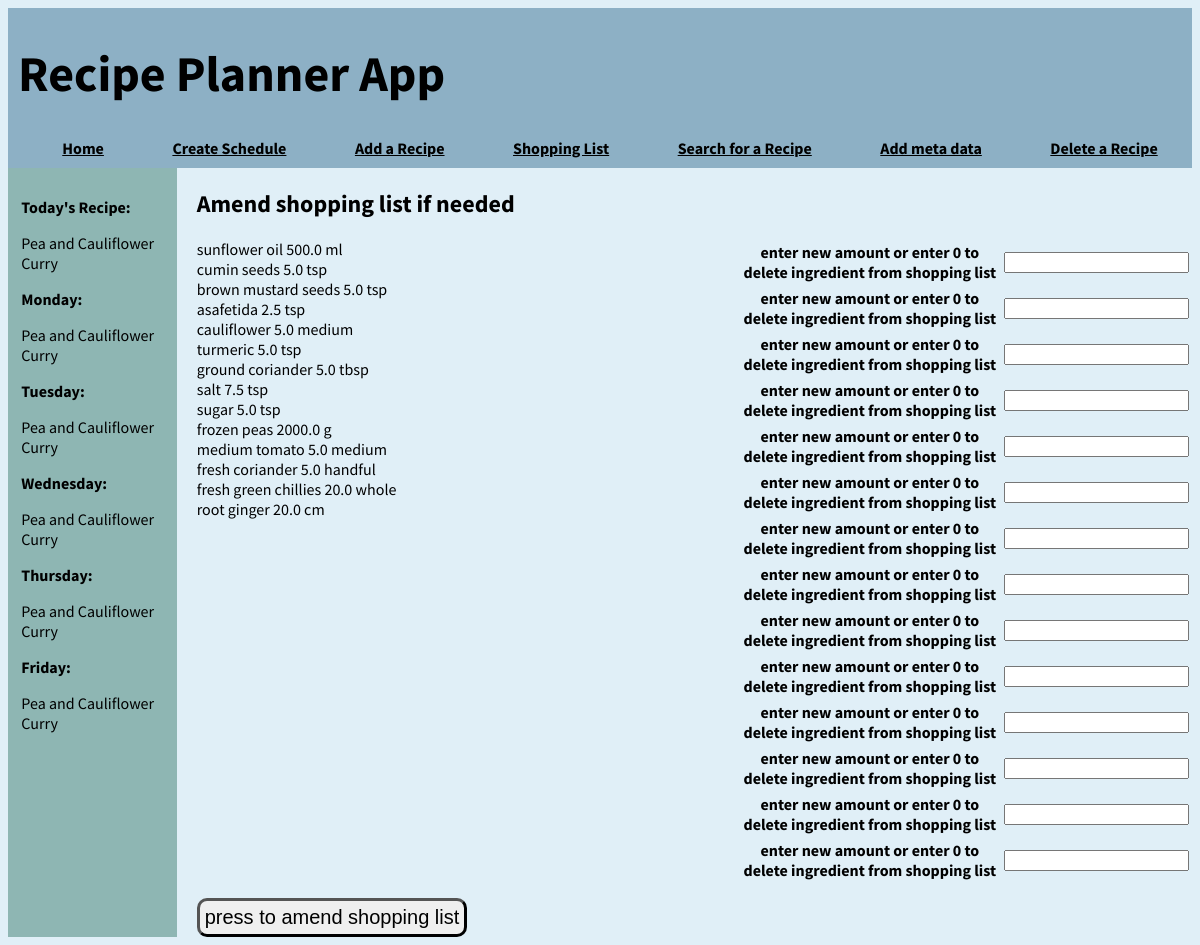
Page /amend_shopping_list on the committed database.
### application/models.py (models this page shows, shortened)
class Recipes(db.Model):
    id = db.Column(db.Integer, primary_key=True)
    recipe_name = db.Column(db.String(100), nullable=False)
    recipe_description = db.Column(db.String(500))
    cuisine_id = db.Column(db.Integer, db.ForeignKey('cuisine.id'))
    quantity = db.relationship('Quantity', backref="recipes")
    method = db.relationship('Method', backref='mrecipes')

class Ingredients(db.Model):
    id = db.Column(db.Integer, primary_key=True)
    ingredient_name = db.Column(db.String(50), nullable=False, index=True, unique=True)
    quantity = db.relationship("Quantity", backref="ingredients")
    shoppinglist = db.relationship("ShoppingList", backref="shopping_list")

class ShoppingList(db.Model):
    id = db.Column(db.Integer, primary_key=True)
    ingredient_id = db.Column(db.Integer, db.ForeignKey('ingredients.id'), nullable=False, index=True)
    amount = db.Column(db.Float, nullable=False)
    measure_id = db.Column(db.Integer, db.ForeignKey('measure.id'), nullable = False)

class Measure(db.Model):
    id = db.Column(db.Integer, primary_key=True)
    measure = db.Column(db.String(20), nullable=False, index=True, unique=True)
    quantity = db.relationship("Quantity", backref="measurebr")
    shoppinglist = db.relationship("ShoppingList", backref="measurebr1")

### application/routes.py (the view)
@app.route('/amend_shopping_list', methods = ['GET', 'POST'])
def amend_shopping_list():
    week = create_weekly_recipes()
    recipe_of_the_day = create_recipe_of_the_day()
    day = what_day_is_it()
    shopping_list = create_shopping_list()
    amount_list = [{i[0] : i[1]} for i in shopping_list]
    form = AmendAmountForm(ingredients = amount_list)
    if request.method == "POST":
        s = db.session.query(func.min(ShoppingList.id)).first()
        n = s[0]
        print(form.ingredients.data)
        for ingr in form.ingredients.data:
            sl = ShoppingList.query.filter_by(id = n).first()
            if ingr["amount"] == None:
                pass
            elif ingr["amount"] == 0:
                db.session.delete(sl)
                db.session.commit()
            else:
                 sl.amount = ingr["amount"]
                 db.session.commit()
            n += 1
        return redirect(url_for("post_shopping_list"))
    else:
        return render_template('amend_shopping_list.html', shopping_list=shopping_list, day=day, week=week, recipe_of_the_day=recipe_of_the_day, form=form)

### application/forms.py
class AmendAmountForm(FlaskForm):
    ingredients = FieldList(FormField(AmountForm))
    submit = SubmitField("press to amend shopping list")

class AmountForm(FlaskForm):
    amount = DecimalField("enter new amount or enter 0 to delete ingredient from shopping list")

### application/routes.py (called while the page is built)
def get_recipe_for_day(day_number):
    day_recipe = Recipes.query.filter_by(id = Schedule.query.filter_by(day_of_the_week = day_number).first().recipe_id).first()
    if day_recipe:
        return day_recipe
    else:
        return Recipes.query.filter_by(id = 1).first()

def create_weekly_recipes():
    week = []
    for num in range(5):
         week.append(get_recipe_for_day(num))
    return week

def create_recipe_of_the_day():
    if datetime.today().weekday() == 5 or datetime.today().weekday() == 6: # change this to show a dumy recipe on the weekend
        recipe_of_the_day = "It's the weekend, do your own thing"
    else:
        recipe_of_the_day = Recipes.query.filter_by(id = (Schedule.query.filter_by(day_of_the_week = datetime.today().weekday()).first().recipe_id)).first().recipe_name
    return recipe_of_the_day

def what_day_is_it():
    day = date.today()
    day = calendar.day_name[day.weekday()]

def create_shopping_list():
    shopping_list_raw = ShoppingList.query.all()
    shopping_list = []
    for shopping_list_raw_item in shopping_list_raw:
        shopping_list.append([Ingredients.query.filter_by(id=shopping_list_raw_item.ingredient_id).first().ingredient_name, shopping_list_raw_item.amount, Measure.query.filter_by(id = shopping_list_raw_item.measure_id).first().measure])
    return shopping_list

### application/templates/amend_shopping_list.html (shortened to what this page needs)
{% extends 'layout.html'%}
{% block body %}
<form method="POST">
    <h2>
        Amend shopping list if needed
    </h2>
    <div id="innercntr">
        <div>
            {% for ingredient in shopping_list %}
            <div class="field">
                {{ ingredient[0]}}
                {{ ingredient[1]}}
                {{ ingredient[2]}}
            </div>
        {% endfor %}
        </div>
        <div>
            {% from "_formhelpers.html" import render_field %}
            {% for amount_form in form.ingredients %}
            {{ render_field(amount_form) }}
            {% endfor %}
        </div>
    </div>
    {{ form.submit }}
</form>
{% endblock body %}

### application/templates/layout.html (shortened to what this page needs)
<!DOCTYPE html>
<html lang="en">
<head>
    <link href="../static/format.css" rel="stylesheet">
</head>
<body style="font-family: Source Sans Pro, sans-serif">
    <div class="header" >
        <div style="display:flex">
            <h1 style="color:rgb(0, 0, 0); font-size:50px; margin-left: 10px"> Recipe Planner App</h1></div>
        <div id = "links">
            <a href="{{ url_for('index') }}">Home</a>
            <a href="{{ url_for('create_weekly_schedule') }}"> Create Schedule</a>
            <a href="{{ url_for('add_recipe') }}">Add a Recipe</a>
            <a href="{{ url_for('amend_shopping_list') }}">Shopping List</a>
            <a href="{{ url_for('search_recipes') }}">Search for a Recipe</a>
            <a href="{{ url_for('add_meta') }}">Add meta data</a>
            <a href="{{ url_for('delete_recipe') }}"> Delete a Recipe</a>
        </div>
    </div>
    <div class="container">
        <div id="left">
            <p><b>Today's Recipe:</b></p>
            {{ recipe_of_the_day }}
            <p><b>Monday:</b></p>
            {{ week[0].recipe_name }}
            <p><b>Tuesday:</b></p>
            {{ week[1].recipe_name }}
            <p><b>Wednesday:</b></p>
            {{ week[2].recipe_name }}
            <p><b>Thursday:</b></p>
            {{ week[3].recipe_name }}
            <p><b>Friday:</b></p>
            {{ week[4].recipe_name }}
        </div>
        <div id="center">
            {% block body %}
            {% endblock body %}
        </div>
    </div>
</body>
</html>

### application/static/format.css (style rules this page uses)
html { background-color: #e0eff7; }
.header { background-color:#8db0c5; width:100%; margin: 0 auto }
#links { text-align: center; display: flex; justify-content: space-around; color:white; padding-bottom: 10px; padding-left: 20px; font-weight: bold; }
#innercntr { display: flex; justify-content: space-between; }
#center { padding-left: 20px; }
#submit_cuisine, #submit_recipes, #submit { padding: 5px; font-size: 20px; border-radius: 10px; border-width: 3px;margin-top: 15px; }
.field { display: flex; width: 500px; justify-content: space-between; }
.container { display: flex; width : 100%; }
#left { max-width: 40%; padding: 10pt; background-color: #8eb6b3; }

### application/templates/layout.html (style rules this page uses)
a { color:rgb(0, 0, 0) }

### rows in the picture
Recipes: recipe_name "Pea and Cauliflower Curry"
Ingredients: ingredient_name "sunflower oil"
ShoppingList: amount "500.0"
Measure: measure "ml"
Ingredients: ingredient_name "cumin seeds"
ShoppingList: amount "5.0"
Measure: measure "tsp" "tsp" "tsp" "tsp" "tsp" "tsp"
Ingredients: ingredient_name "brown mustard seeds"
ShoppingList: amount "5.0"
Ingredients: ingredient_name "asafetida"
ShoppingList: amount "2.5"
Ingredients: ingredient_name "cauliflower"
ShoppingList: amount "5.0"
Measure: measure "medium" "medium"
Ingredients: ingredient_name "turmeric"
ShoppingList: amount "5.0"
Ingredients: ingredient_name "ground coriander"
ShoppingList: amount "5.0"
Measure: measure "tbsp"
Ingredients: ingredient_name "salt"
ShoppingList: amount "7.5"
Ingredients: ingredient_name "sugar"
ShoppingList: amount "5.0"
Ingredients: ingredient_name "frozen peas"
ShoppingList: amount "2000.0"
Ingredients: ingredient_name "medium tomato"
ShoppingList: amount "5.0"
Ingredients: ingredient_name "fresh coriander"
ShoppingList: amount "5.0"
Measure: measure "handful"
Ingredients: ingredient_name "fresh green chillies"
ShoppingList: amount "20.0"
Measure: measure "whole"
Ingredients: ingredient_name "root ginger"
ShoppingList: amount "20.0"
Measure: measure "cm"

### other values in the picture
{{ ingredient[2] }} "g"
